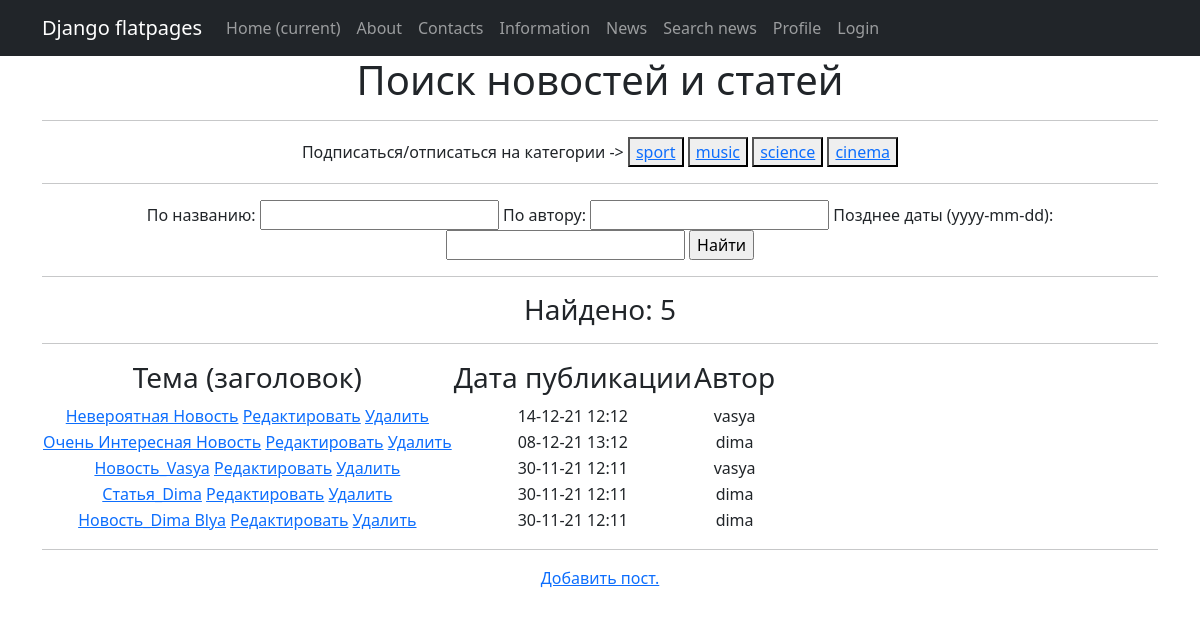
Page /news/search/ on the earlier database version.
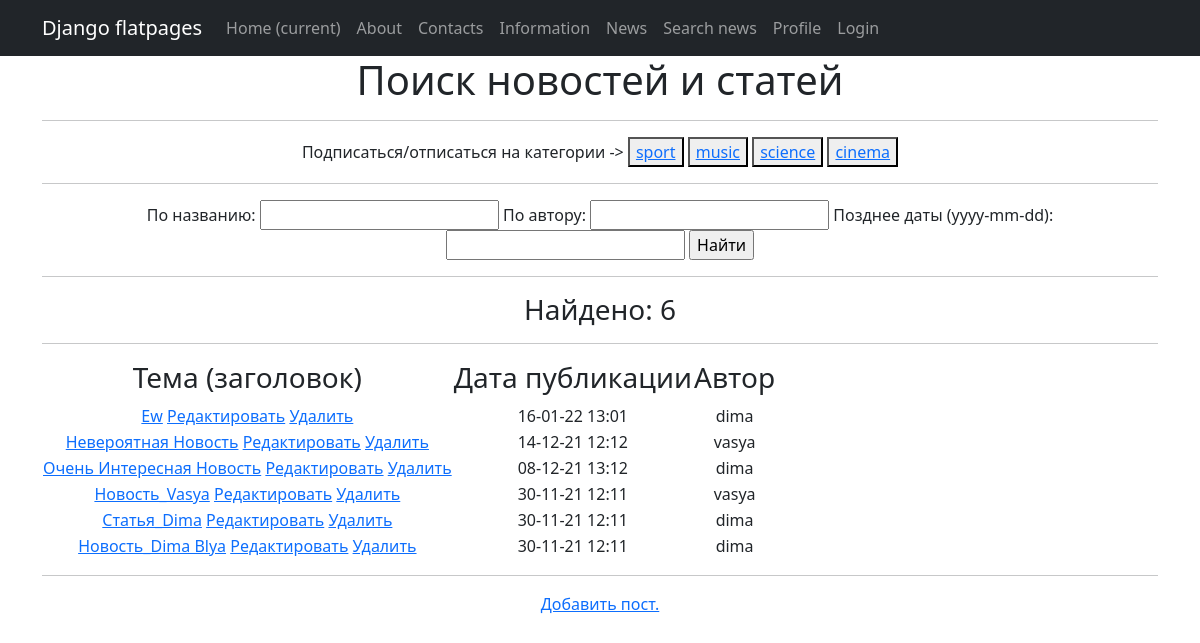
Same page on the later database version.
### news_portal/models.py (models this page shows, shortened)
class Post(models.Model):
    author = models.ForeignKey(Author, on_delete=models.CASCADE)
    category = models.ManyToManyField(Category, through='PostCategory')
    article = 'article'
    news = 'news'
    list1 = [(article, 'Статья'), (news, 'Новость')]
    form = models.CharField(choices=list1, default=news, max_length=7)
    publication_date_and_time = models.DateTimeField(auto_now_add=True)
    headline = models.CharField(max_length=128)
    text = models.TextField()
    rating = models.IntegerField(default=0)

class Author(models.Model):
    user = models.OneToOneField(User, on_delete=models.CASCADE)
    rating = models.IntegerField(default=0)

### news_portal/views.py (the view, shortened to what this page needs)
# urls.py: path('search/', PostsSearchListView.as_view()),
class PostsSearchListView(ListView):
    model = Post
    template_name = 'search.html'
    context_object_name = 'posts'
    ordering = '-publication_date_and_time'
    queryset = Post.objects.all()
    paginate_by = 10
    form_class = PostForm
    def get_context_data(self, **kwargs):
        context = super().get_context_data(**kwargs)
        filtered = NewsFilter(self.request.GET, queryset=self.get_queryset())
        context['filter'] = filtered
        paginated_filtered_persons = Paginator(filtered.qs, self.paginate_by)
        page_number = self.request.GET.get('page')
        person_page_object = paginated_filtered_persons.get_page(page_number)
        context['person_page_object'] = person_page_object
        context['categories'] = Category.objects.all()
        context['form'] = PostForm()
        return context

### news_portal/forms.py
class PostForm(ModelForm):
    check_box = BooleanField(label='Ало, Галочка!')
    class Meta:
        model = Post
        fields = ['author', 'category', 'form', 'headline', 'text', 'check_box']

### news_portal/templatetags/custom_filters.py (called while the page is built)
@register.filter(name='censor')
def censor(value):
    list_of_bad_words = ['suka', 'blyat', 'debil', 'blya']
    for bad_word in list_of_bad_words:
        while True:
            if bad_word in value:
                value = value.replace(bad_word, '*' * len(bad_word))
            else:
                break
    return value

### project/templates/search.html (shortened to what this page needs)
{% extends 'flatpages/default.html' %}
{% load custom_filters %}
{% load custom_simple_tag %}
{% block content %}
    <h1>Поиск новостей и статей</h1>
    <hr>
    <p1>Подписаться/отписаться на категории -> </p1>
    <button> <a href="{% url 'subscribe_me1' %}">sport</a> </button>
    <button> <a href="{% url 'subscribe_me2' %}">music</a> </button>
    <button> <a href="{% url 'subscribe_me3' %}">science</a> </button>
    <button> <a href="{% url 'subscribe_me4' %}">cinema</a> </button>
    <hr>
    <form method="get">
        {{ filter.form }}
        <input type="submit" value="Найти">
    </form>
    <hr>
    <h3>Найдено: {{ filter.qs|length }}</h3>
        <hr>
        {% if person_page_object %}
        <table>
            <thead>
                <th>
                    <h3>Тема (заголовок)</h3>
                </th>
                <th>
                    <h3>Дата публикации</h3>
                </th>
                <th>
                    <h3>Автор</h3>
                </th>
            </thead>
            {% for item in person_page_object %}
            <tr>
                <td>
                    <a href="{% url 'post_detail' item.id %}">{{ item.headline|title|censor }}</a>
                    <a href="{% url 'post_edit' item.id %}">Редактировать</a>
                    <a href="{% url 'post_delete' item.id %}">Удалить</a>
                </td>
                <td>
                    {{ item.publication_date_and_time|date:'d-m-y H:m' }}
                </td>
                <td>
                    {{ item.author.user.username }}
                </td>
            </tr>
            {% endfor %}
        </table>
        {% endif %}
        <hr>
<a href="{% url 'post_add' %}">Добавить пост.</a>
{% endblock content %}

Differences in the rows shown:
added Post: headline|censor "Ew", publication_date_and_time "16-01-22 13:01", author.user.username "dima"
Other differences:
{{ filter.qs|length }}: "5" → "6"
